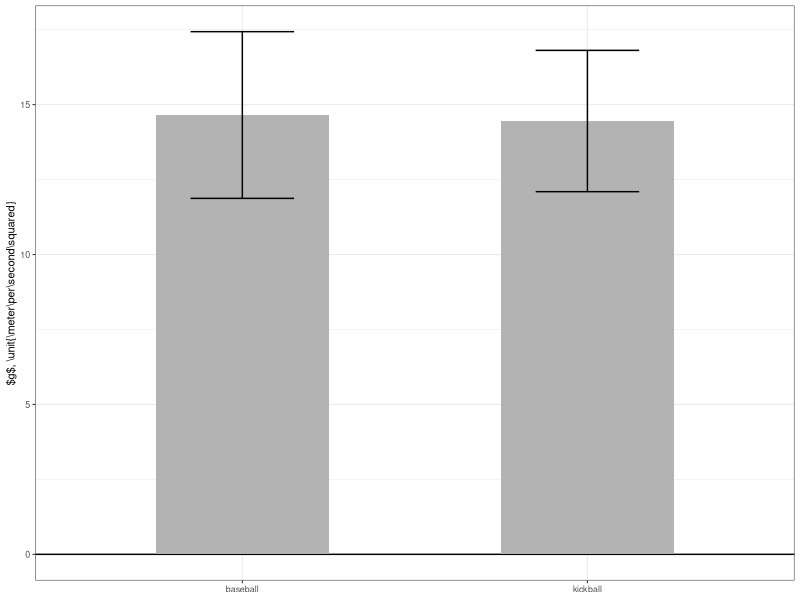

Generate this figure with R:
library(ggplot2)
library(dplyr)

raw <- read.csv('times.csv',header=TRUE)
data <- data.frame(raw)
data <- mutate(data,
     g = 2*5/time.s^2)
grouped = dplyr::group_by(data,type)
summary_data <- dplyr::summarise(grouped,
	     t = mean(g),
	     sd = sd(g))

fig <- ggplot(summary_data) +
    geom_hline(yintercept=0) + 
    geom_bar( aes(x=type, y=t), stat="identity", fill="gray70",width=0.5) +
    geom_errorbar( aes(x=type, ymin=t-sd, ymax=t+sd), width=0.3) +
    theme_bw(base_size=8) +
    theme(axis.title.x = element_blank()) +
    #xlab("ball type") + 
    ylab("$g$, \\unit{\\meter\\per\\second\\squared}")

# save the figure
ggsave("fig3.svg", plot=fig, width=1.608, height=2, units="in")

# give me the t-test results 
print(t.test(g ~ type, data))

# and give me the groupwise mean and sd
# grouped <- group_by(data, type)
print(dplyr::summarize(grouped,
	mean = mean(g),
	sd = sd(g)))

# give the pooled everything mean and sd
print(summarize(data, mean=mean(g), sd=sd(g)))